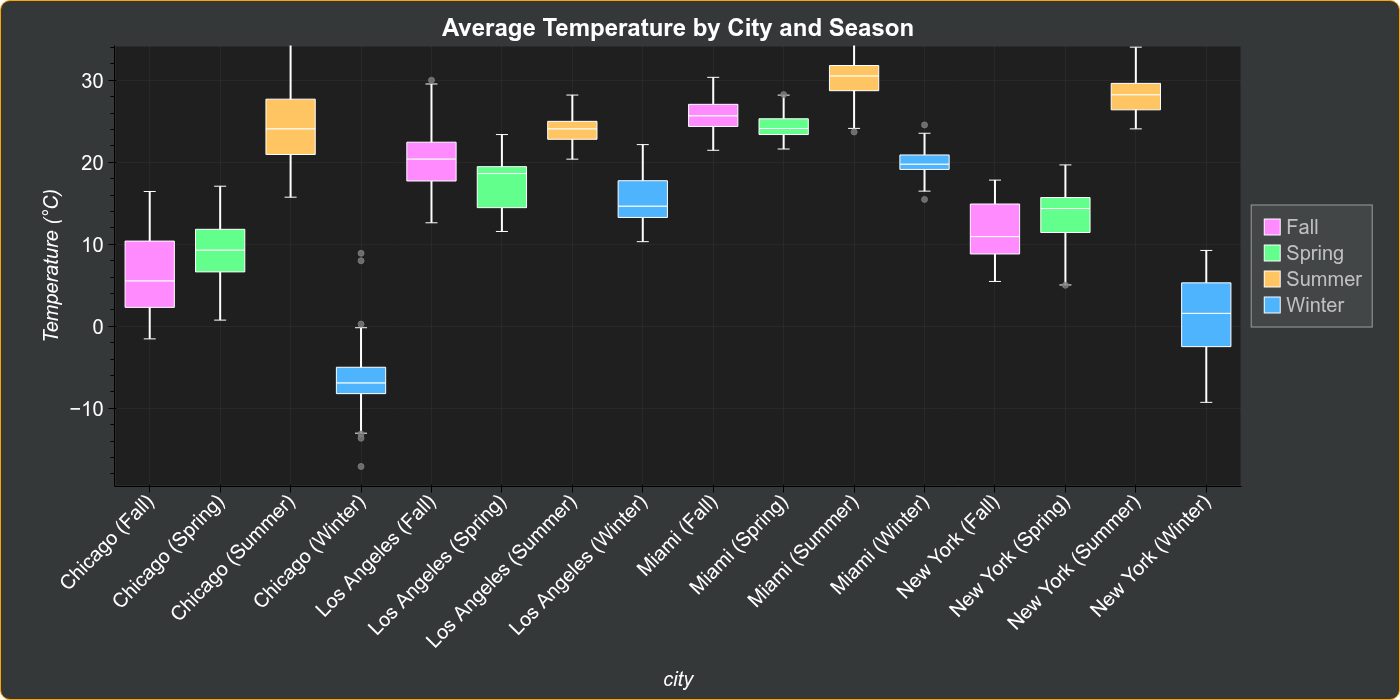

Reproduce this figure in Python.
import pandas as pd, numpy as np
import bokeh_rocks as br
df2 = pd.DataFrame(
    {
        "city": np.repeat(["New York", "Los Angeles", "Chicago", "Miami"], 100),
        "season": np.tile(np.repeat(["Winter", "Spring", "Summer", "Fall"], 25), 4),
        "temperature": np.concatenate(
            [
                # New York
                np.random.normal(0, 5, 25),  # Winter
                np.random.normal(15, 4, 25),  # Spring
                np.random.normal(28, 3, 25),  # Summer
                np.random.normal(12, 4, 25),  # Fall
                # Los Angeles
                np.random.normal(15, 3, 25),  # Winter
                np.random.normal(18, 3, 25),  # Spring
                np.random.normal(24, 2, 25),  # Summer
                np.random.normal(20, 3, 25),  # Fall
                # Chicago
                np.random.normal(-5, 6, 25),  # Winter
                np.random.normal(10, 5, 25),  # Spring
                np.random.normal(25, 4, 25),  # Summer
                np.random.normal(8, 5, 25),  # Fall
                # Miami
                np.random.normal(20, 2, 25),  # Winter
                np.random.normal(24, 2, 25),  # Spring
                np.random.normal(30, 2, 25),  # Summer
                np.random.normal(26, 2, 25),  # Fall
            ]
        ),
    }
)

season_palette = {
    "Winter": "#4db4fd",
    "Spring": "#63ff8d",
    "Summer": "#ffc562",
    "Fall": "#ff8bff",
}

p2 = br.boxplot(
    df2,
    xcol="city",
    ycol="temperature",
    group_col="season",
    title="Average Temperature by City and Season",
    ylabel="Temperature (°C)",
    palette=season_palette,
    theme="dark",
    legend_outside=True,
    width=1400,
    height=700,
)
p2.min_border_bottom = 220
br.save_plot(p2, 'output/box_02')
